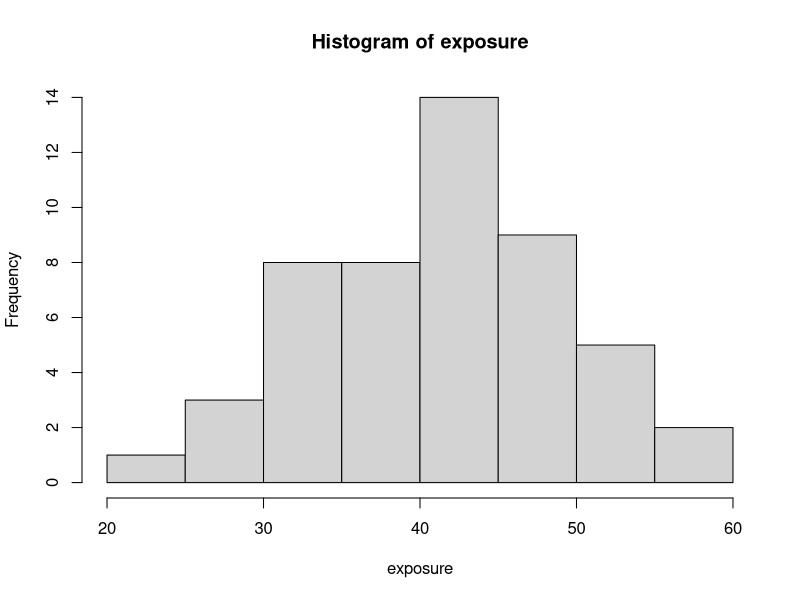
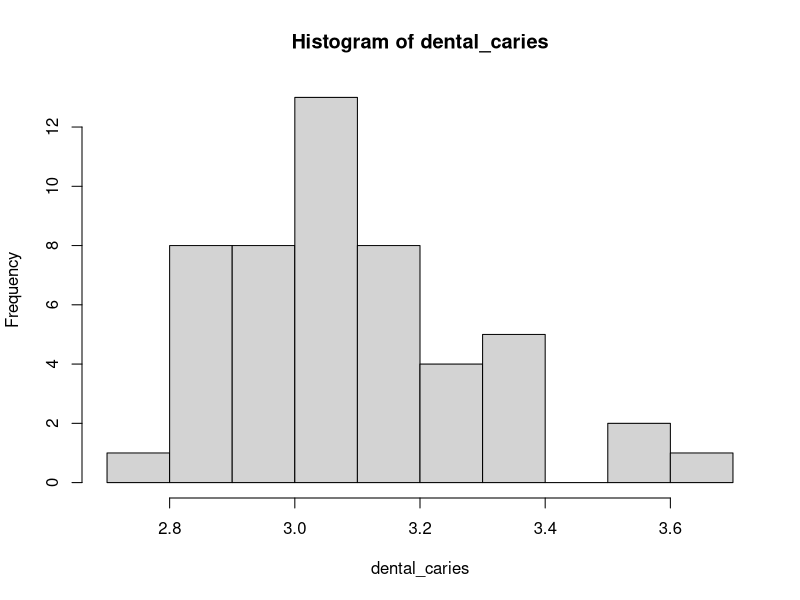
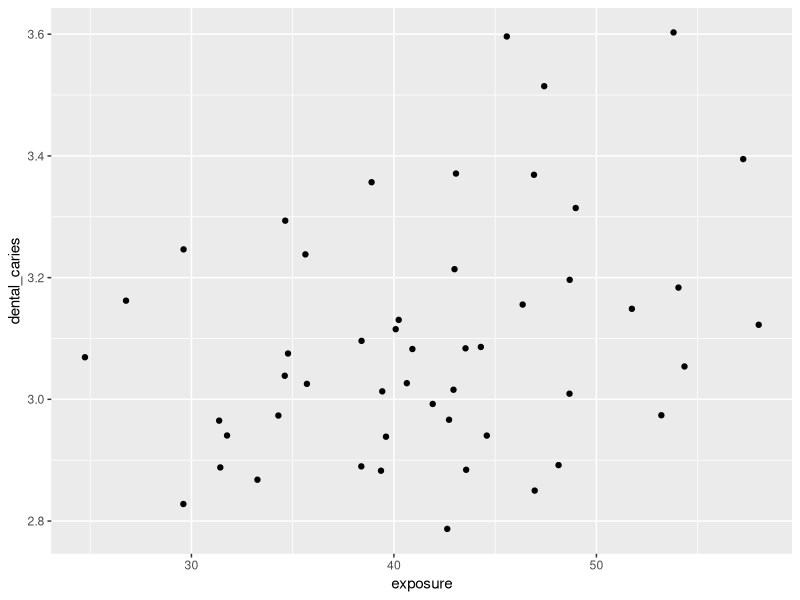

Here is the R script that generated these plots, in order:
## ---- chunk 1
knitr::opts_chunk$set(echo = TRUE)
## ---- chunk 2
# the explanatory variable is the percentage of population exposed to fluoridated water in a given region
exposure <- rnorm(50, mean=41, sd=10)
hist(exposure)
# the response variable is the prevalence of dental caries in the population
dental_caries <- rnorm(50, mean=3.1, sd=0.2)
hist(dental_caries)
## ---- chunk 3
# creating the data frame
data_frame <- data.frame(exposure, dental_caries)
print(data_frame)

# fitting the variables to a linear model
model <- lm(dental_caries~exposure)
## ---- chunk 4
# using anova to test for significance
anova(model)

# and qplot to plot the results
library(ggplot2)
qplot(x=exposure, y=dental_caries)
## ---- chunk 5
# using a for loop to test different sample sizes
sample_sizes <- seq(10, 100, by = 10)
n_iter <- length(sample_sizes)

# Pre-allocate a data frame
results <- data.frame(SampleSize = sample_sizes,
                      PValue = rep(NA, n_iter),
                      Significant = rep(NA, n_iter))

# Loop over the sample sizes
for (i in seq_along(sample_sizes)) {
  n <- sample_sizes[i]
  
  # Generate random data
  exposure <- rnorm(n, mean = 41, sd = 10)
  dental_caries <- rnorm(n, mean = 3.1, sd = 0.2)
  
  # Fit the linear model and extract p-value from ANOVA
  model <- lm(dental_caries ~ exposure)
  p_value <- anova(model)$`Pr(>F)`[1]
  
  # Store the results in the pre-allocated data frame
  results$PValue[i] <- p_value
  results$Significant[i] <- p_value < 0.05
}

# View the results
print(results)


